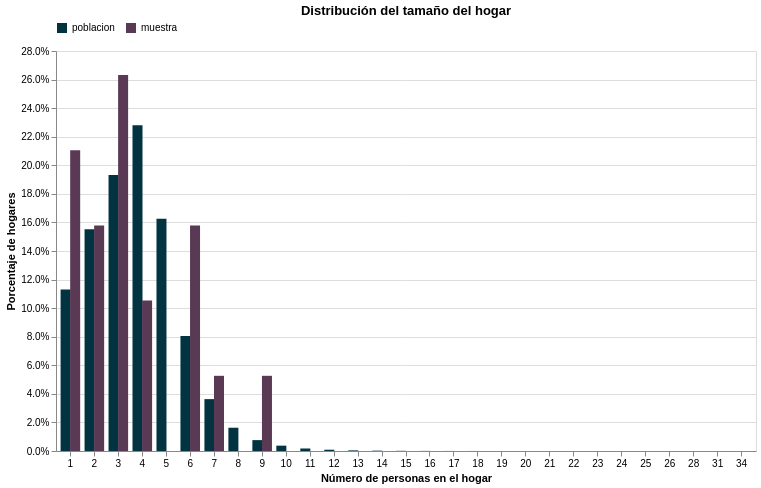

Write notebook code for a chart like this one.
### Code cell
# Probabilidades de la población
freq_df = (
    personasporhogar['numpersonas']
    .value_counts(normalize=True)
    .sort_index()
    .reset_index()
)

# Unir distribuciones
freq = freq_df.rename(columns={'proportion': 'poblacion'}).merge(
    freq_parroquia.rename(columns={'proportion': 'muestra'}), 
    on='numpersonas', how='left'
)

# Cambiamos la estructura de la tabla
freq_resize = freq.melt(
    id_vars='numpersonas',
    var_name='grupo',
    value_name='porcentaje'
)

chart = alt.Chart(freq_resize).mark_bar(
    size=10 # más ancho (porque hay xOffset)
).encode(
    x=alt.X(
        'numpersonas:O',
        title='Número de personas en el hogar',
        axis=alt.Axis(labelAngle=0)
    ),
    y=alt.Y(
        'porcentaje:Q',
        title='Porcentaje de hogares',
        axis=alt.Axis(format='.1%')
    ),
    color=alt.Color(
        'grupo:N',
        sort=['poblacion','muestra'],
        title='',
        legend=alt.Legend(orient='top'),   # mueve la leyenda arriba
        scale=alt.Scale(
            domain=['poblacion','muestra'],
            range=['#013440', '#593954']
        )
    ),
    xOffset=alt.XOffset(
        'grupo:N',
        sort=['poblacion','muestra']   # importante también aquí
    ),
    tooltip=[
        alt.Tooltip('numpersonas:O', title='Personas'),
        alt.Tooltip('grupo:N', title='Grupo'),
        alt.Tooltip('porcentaje:Q', title='Porcentaje',format='.2%')
    ]
).properties(
    title="Distribución del tamaño del hogar",
    width=700,
    height=400
)

chart

### Figure 1 — Vega-Lite specification as saved in the notebook (floating-point values rounded to 4 significant figures)
{"config": {"view": {"continuousWidth": 300, "continuousHeight": 300}}, "data": {"name": "data-5dc2399ec4ffb4d0c01444664072db5c"}, "mark": {"type": "bar", "size": 10}, "encoding": {"color": {"field": "grupo", "legend": {"orient": "top"}, "scale": {"domain": ["poblacion", "muestra"], "range": ["#013440", "#593954"]}, "sort": ["poblacion", "muestra"], "title": "", "type": "nominal"}, "tooltip": [{"field": "numpersonas", "title": "Personas", "type": "ordinal"}, {"field": "grupo", "title": "Grupo", "type": "nominal"}, {"field": "porcentaje", "format": ".2%", "title": "Porcentaje", "type": "quantitative"}], "x": {"axis": {"labelAngle": 0}, "field": "numpersonas", "title": "Número de personas en el hogar", "type": "ordinal"}, "xOffset": {"field": "grupo", "sort": ["poblacion", "muestra"], "type": "nominal"}, "y": {"axis": {"format": ".1%"}, "field": "porcentaje", "title": "Porcentaje de hogares", "type": "quantitative"}}, "height": 400, "title": "Distribución del tamaño del hogar", "width": 700, "$schema": "https://vega.github.io/schema/vega-lite/v6.1.0.json", "datasets": {"data-5dc2399ec4ffb4d0c01444664072db5c": [{"numpersonas": 1, "grupo": "poblacion", "porcentaje": 0.113}, {"numpersonas": 2, "grupo": "poblacion", "porcentaje": 0.1552}, {"numpersonas": 3, "grupo": "poblacion", "porcentaje": 0.1931}, {"numpersonas": 4, "grupo": "poblacion", "porcentaje": 0.228}, {"numpersonas": 5, "grupo": "poblacion", "porcentaje": 0.1625}, {"numpersonas": 6, "grupo": "poblacion", "porcentaje": 0.08058}, {"numpersonas": 7, "grupo": "poblacion", "porcentaje": 0.03632}, {"numpersonas": 8, "grupo": "poblacion", "porcentaje": 0.01628}, {"numpersonas": 9, "grupo": "poblacion", "porcentaje": 0.007622}, {"numpersonas": 10, "grupo": "poblacion", "porcentaje": 0.003739}, {"numpersonas": 11, "grupo": "poblacion", "porcentaje": 0.001752}, {"numpersonas": 12, "grupo": "poblacion", "porcentaje": 0.0008917}, {"numpersonas": 13, "grupo": "poblacion", "porcentaje": 0.0004359}, {"numpersonas": 14, "grupo": "poblacion", "porcentaje": 0.0002413}, {"numpersonas": 15, "grupo": "poblacion", "porcentaje": 0.0001209}, {"numpersonas": 16, "grupo": "poblacion", "porcentaje": 6.978e-05}, {"numpersonas": 17, "grupo": "poblacion", "porcentaje": 3.921e-05}, {"numpersonas": 18, "grupo": "poblacion", "porcentaje": 2.338e-05}, {"numpersonas": 19, "grupo": "poblacion", "porcentaje": 1.223e-05}, {"numpersonas": 20, "grupo": "poblacion", "porcentaje": 1.007e-05}, {"numpersonas": 21, "grupo": "poblacion", "porcentaje": 3.956e-06}, {"numpersonas": 22, "grupo": "poblacion", "porcentaje": 3.956e-06}, {"numpersonas": 23, "grupo": "poblacion", "porcentaje": 1.798e-06}, {"numpersonas": 24, "grupo": "poblacion", "porcentaje": 1.439e-06}, {"numpersonas": 25, "grupo": "poblacion", "porcentaje": 3.597e-07}, {"numpersonas": 26, "grupo": "poblacion", "porcentaje": 3.597e-07}, {"numpersonas": 28, "grupo": "poblacion", "porcentaje": 3.597e-07}, {"numpersonas": 31, "grupo": "poblacion", "porcentaje": 3.597e-07}, {"numpersonas": 34, "grupo": "poblacion", "porcentaje": 3.597e-07}, {"numpersonas": 1, "grupo": "muestra", "porcentaje": 0.2105}, {"numpersonas": 2, "grupo": "muestra", "porcentaje": 0.1579}, {"numpersonas": 3, "grupo": "muestra", "porcentaje": 0.2632}, {"numpersonas": 4, "grupo": "muestra", "porcentaje": 0.1053}, {"numpersonas": 5, "grupo": "muestra", "porcentaje": null}, {"numpersonas": 6, "grupo": "muestra", "porcentaje": 0.1579}, {"numpersonas": 7, "grupo": "muestra", "porcentaje": 0.05263}, {"numpersonas": 8, "grupo": "muestra", "porcentaje": null}, {"numpersonas": 9, "grupo": "muestra", "porcentaje": 0.05263}, {"numpersonas": 10, "grupo": "muestra", "porcentaje": null}, {"numpersonas": 11, "grupo": "muestra", "porcentaje": null}, {"numpersonas": 12, "grupo": "muestra", "porcentaje": null}, {"numpersonas": 13, "grupo": "muestra", "porcentaje": null}, {"numpersonas": 14, "grupo": "muestra", "porcentaje": null}, {"numpersonas": 15, "grupo": "muestra", "porcentaje": null}, {"numpersonas": 16, "grupo": "muestra", "porcentaje": null}, {"numpersonas": 17, "grupo": "muestra", "porcentaje": null}, {"numpersonas": 18, "grupo": "muestra", "porcentaje": null}, {"numpersonas": 19, "grupo": "muestra", "porcentaje": null}, {"numpersonas": 20, "grupo": "muestra", "porcentaje": null}, {"numpersonas": 21, "grupo": "muestra", "porcentaje": null}, {"numpersonas": 22, "grupo": "muestra", "porcentaje": null}, {"numpersonas": 23, "grupo": "muestra", "porcentaje": null}, {"numpersonas": 24, "grupo": "muestra", "porcentaje": null}, {"numpersonas": 25, "grupo": "muestra", "porcentaje": null}, {"numpersonas": 26, "grupo": "muestra", "porcentaje": null}, {"numpersonas": 28, "grupo": "muestra", "porcentaje": null}, {"numpersonas": 31, "grupo": "muestra", "porcentaje": null}, {"numpersonas": 34, "grupo": "muestra", "porcentaje": null}]}}
